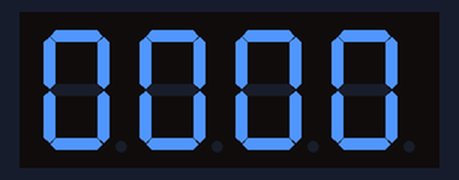
The sketch below on a simulated Arduino Uno, built with avr-gcc and run on an emulated ATmega328P. Shown: 4-digit seven-segment display. Wiring (inferred from the names in the program): 4-digit 7-segment display, segments lit when HIGH: segments pin 3, pin 5, pin 9, pin 2, pin 11, pin 4, pin 8, pin 10; digit selects pin 13, pin 12, pin 6, pin 7. The segment pins are drawn as the display they are named for.

Above: at 0.1 s.
At 5.1 s:
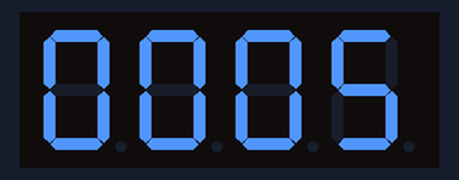
At 9.1 s:
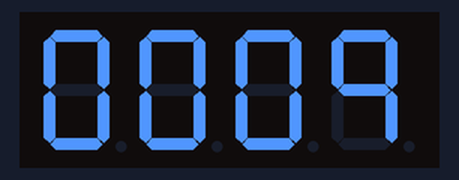
At 19.2 s:
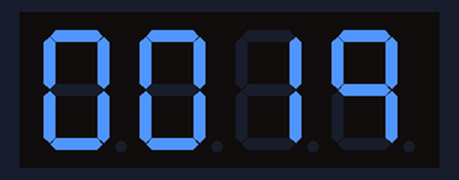
At 28.2 s:
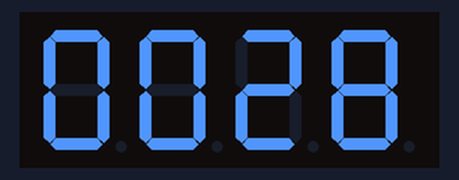
At 38.2 s:
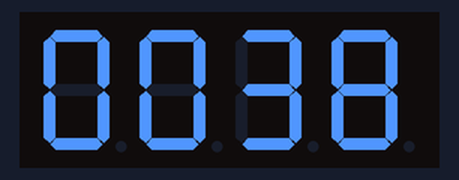

Measured:
- what the display in image 0 shows lasts 1.1 s, from 0.0 s to 1.1 s

The sketch:

Count_timer.ino
```cpp
// Clock face display pins
int pin_a = 3;
int pin_b = 5;
int pin_f = 4;
int pin_e = 11;
int pin_d = 2;
int pin_c = 9;
int pin_dp = 10;
int pin_g = 8;

//Change which thing is lighting up
int pin_1 = 13;
int pin_2 = 12;
int pin_3 = 6;
int pin_4 = 7;

//Reseter


void drawZero(){
  //Turn on
  digitalWrite(pin_a, HIGH);
  digitalWrite(pin_f, HIGH);
  digitalWrite(pin_b, HIGH);
  digitalWrite(pin_e, HIGH);
  digitalWrite(pin_c, HIGH);
  digitalWrite(pin_d, HIGH);

  //Turn off
  digitalWrite(pin_g, LOW);
}

void drawOne(){
  //Turn on
  digitalWrite(pin_b, HIGH);
  digitalWrite(pin_c, HIGH);

  //Turn off
  digitalWrite(pin_a, LOW);
  digitalWrite(pin_f, LOW);
  digitalWrite(pin_g, LOW);
  digitalWrite(pin_e, LOW);
  digitalWrite(pin_d, LOW);


}

void drawTwo(){
  //Turn on
  digitalWrite(pin_a, HIGH);
  digitalWrite(pin_b, HIGH);
  digitalWrite(pin_g, HIGH);
  digitalWrite(pin_e, HIGH);
  digitalWrite(pin_d, HIGH);

  //Turn off
  digitalWrite(pin_f, LOW);
  digitalWrite(pin_c, LOW);

}

void drawThree(){
  //Turn on
  digitalWrite(pin_a, HIGH);
  digitalWrite(pin_b, HIGH);
  digitalWrite(pin_g, HIGH);
  digitalWrite(pin_c, HIGH);
  digitalWrite(pin_d, HIGH);

  //Turn off
  digitalWrite(pin_f, LOW);
  digitalWrite(pin_e, LOW);


}

void drawFour(){
  //Turn on
  digitalWrite(pin_f, HIGH);
  digitalWrite(pin_g, HIGH);
  digitalWrite(pin_b, HIGH);
  digitalWrite(pin_c, HIGH);

  //Turn off
  digitalWrite(pin_a, LOW);
  digitalWrite(pin_e, LOW);
  digitalWrite(pin_d, LOW);

}

void drawFive(){
  //Turn on
  digitalWrite(pin_a, HIGH);
  digitalWrite(pin_f, HIGH);
  digitalWrite(pin_g, HIGH);
  digitalWrite(pin_c, HIGH);
  digitalWrite(pin_d, HIGH);

  //turn off
  digitalWrite(pin_b, LOW);
  digitalWrite(pin_e, LOW);
}

void drawSix(){
  digitalWrite(pin_a, HIGH);
  digitalWrite(pin_f, HIGH);
  digitalWrite(pin_g, HIGH);
  digitalWrite(pin_e, HIGH);
  digitalWrite(pin_c, HIGH);
  digitalWrite(pin_d, HIGH);

  digitalWrite(pin_b, LOW);

}

void drawSeven(){
  digitalWrite(pin_a, HIGH);
  digitalWrite(pin_b, HIGH);
  digitalWrite(pin_c, HIGH);

  digitalWrite(pin_f, LOW);
  digitalWrite(pin_g, LOW);
  digitalWrite(pin_e, LOW);
  digitalWrite(pin_d, LOW);

}

void drawEight(){
  digitalWrite(pin_a, HIGH);
  digitalWrite(pin_b, HIGH);
  digitalWrite(pin_c, HIGH);
  digitalWrite(pin_d, HIGH);
  digitalWrite(pin_e, HIGH);
  digitalWrite(pin_f, HIGH);
  digitalWrite(pin_g, HIGH);
}

void drawNine(){
  digitalWrite(pin_a, HIGH);
  digitalWrite(pin_b, HIGH);
  digitalWrite(pin_f, HIGH);
  digitalWrite(pin_g, HIGH);
  digitalWrite(pin_c, HIGH);

  digitalWrite(pin_e, LOW);
  digitalWrite(pin_d, LOW);
}

// List to call different functions
void (*drawFunctions[10])() = {
  drawZero, drawOne, drawTwo, drawThree, drawFour,
  drawFive, drawSix, drawSeven, drawEight, drawNine
};


void setup() {
  // put your setup code here, to run once:
  pinMode(pin_a, OUTPUT);
  pinMode(pin_b, OUTPUT);
  pinMode(pin_c, OUTPUT);
  pinMode(pin_d, OUTPUT);
  pinMode(pin_e, OUTPUT);
  pinMode(pin_f, OUTPUT);
  pinMode(pin_g, OUTPUT);
  pinMode(pin_dp, OUTPUT);

  pinMode(pin_1, OUTPUT);
  pinMode(pin_2, OUTPUT);
  pinMode(pin_3, OUTPUT);
  pinMode(pin_4, OUTPUT);


}

//ticker
float tick = 0;
int counter = 0;

//Inital starts
int start_1 = 0;
int start_2 = 9;
int start_3 = 2;
int start_4 = 7;

//Starting display number
int start_num = 0;
int initial_num = start_num;

//set to be displayed
int thousands = int(start_num/1000);
int hundreds = int((start_num-thousands*1000)/100);
int tens = int((start_num-thousands*1000-hundreds*100)/10);
int ones = int(start_num-thousands*1000-hundreds*100-tens*10);


//button state
int buttonState = 0;
void loop() {


    // Set the numbers to be displayd
    thousands = int(start_num/1000);
    hundreds = int((start_num-thousands*1000)/100);
    tens = int((start_num-thousands*1000-hundreds*100)/10);
    ones = int(start_num-thousands*1000-hundreds*100-tens*10);


    digitalWrite(pin_1, LOW);
    drawFunctions[thousands]();
    delay(3);
    digitalWrite(pin_1, HIGH);

    digitalWrite(pin_2, LOW);
    drawFunctions[hundreds]();
    delay(3);
    digitalWrite(pin_2, HIGH);

    digitalWrite(pin_3, LOW);
    drawFunctions[tens]();
    delay(3);
    digitalWrite(pin_3, HIGH);


    digitalWrite(pin_4, LOW);
    drawFunctions[ones]();
    delay(3);
    digitalWrite(pin_4, HIGH);
    tick = tick + 12.2;

    if (tick > 1000) {
      tick = 0;
      start_num ++;
  }


}
```
